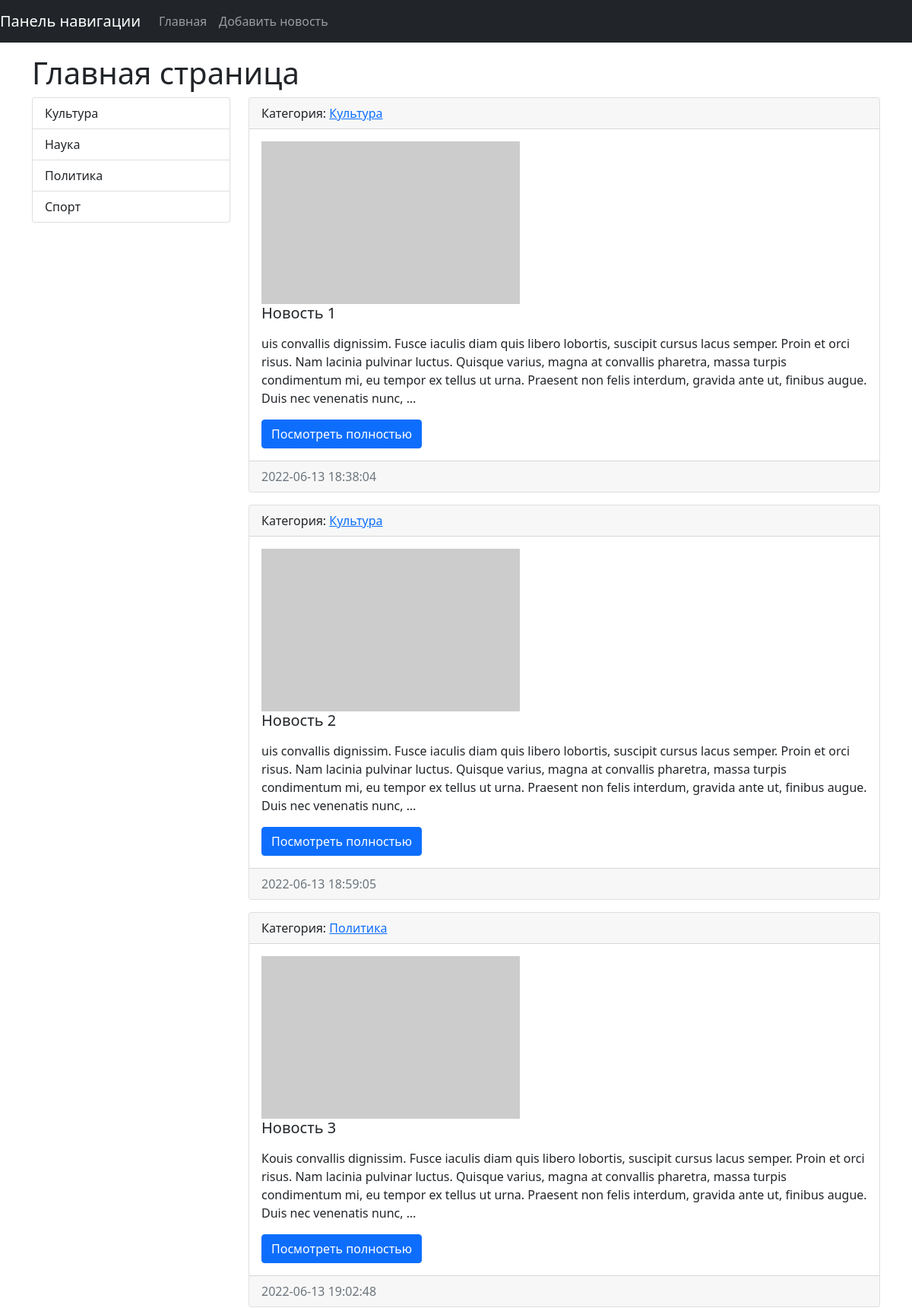
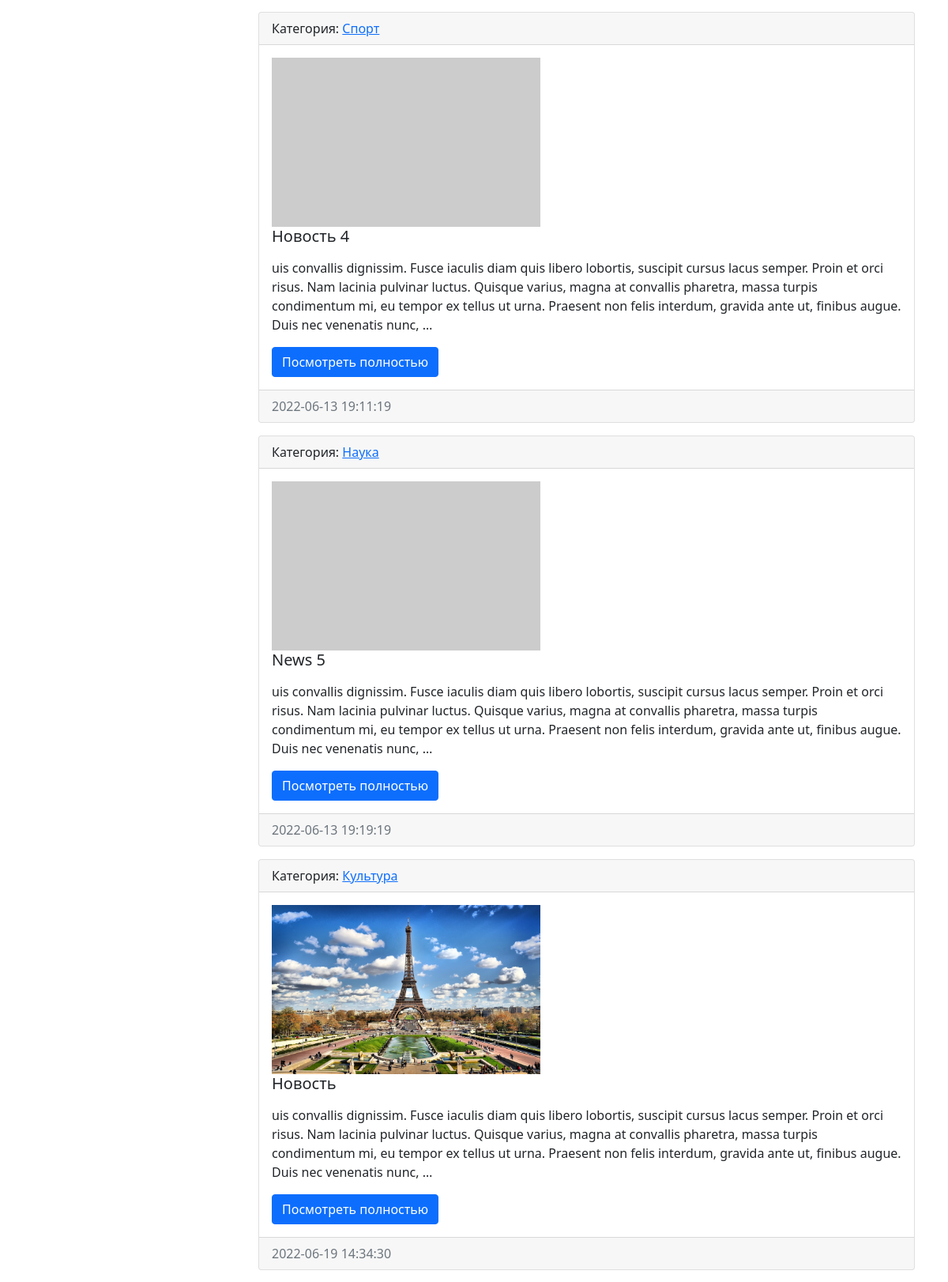
The page / (upper part) on the database its author committed (2 pictures, top to bottom).
### news/models.py (models this page shows, shortened)
class Category(models.Model):
    title = models.CharField(max_length=150, db_index=True, verbose_name='Наименование категории')
    def get_absolute_url(self):
        return reverse('category', kwargs={"category_id": self.pk})
    def __str__(self):
        return self.title
    class Meta:
        verbose_name = 'Категория'
        verbose_name_plural = 'Категории'
        ordering = ['title']

class News(models.Model):
    title = models.CharField(max_length=150, verbose_name = 'Наименование')
    content = models.TextField(blank=True, verbose_name = 'Контент') #blank=True - обозначает поле необязательное к заполнению
    created_at = models.DateTimeField(auto_now_add=True, verbose_name = 'Дата публикации') # auto_now_add=True - обозначает, что дата и время будут создаваться автоматически и при редактировании не изменяться (не обновляться)
    updated_at = models.DateTimeField(auto_now=True, verbose_name = 'Обновлено') # auto_now=True при редактировании (обновлении) новости будет указано время ее редактирования
    photo = models.ImageField(upload_to='photos/%Y/%m/%d/', verbose_name = 'Фото', blank=True) # сохранение по дате при загрузке %Y/%m/%d/
    is_published = models.BooleanField(default=True, verbose_name = 'Опубликовано')  # default=True - новость по умолчанию публикуется
    category = models.ForeignKey('Category', on_delete=models.PROTECT, null=True, verbose_name='Категория')
    views = models.IntegerField(default=0)
    def get_absolute_url(self):
        return reverse('view_news', kwargs={"pk": self.pk})
    class Meta:
        verbose_name = 'Новость'
        verbose_name_plural = 'Новости'
        ordering = ['created_at']

### news/views.py (the view)
# urls.py: path('', HomeNews.as_view(), name='home'),
class HomeNews(ListView):
    model = News
    template_name = 'news/home_news_list.html'
    context_object_name = 'news'
    extra_context = {'title': 'Главная'}
    def get_context_data(self, *, object_list=None, **kwargs):
        context = super().get_context_data(**kwargs)
        context['title'] = 'Главная страница'
        return context
    def get_queryset(self):
        return News.objects.filter(is_published=True)

### news/templatetags/news_tags.py (called while the page is built)
@register.simple_tag(name='get_list_categories')
def get_categories():
    return Category.objects.all()

### news/templates/news/home_news_list.html (shortened to what this page needs)
{% extends 'base.html' %}
{% block sidebar %}
{% include 'inc/_sidebar.html' %}
{% endblock %}
  {% block content %}
    {% for item in news %}
      <div class="card mb-3">
        <div class="card-header">
          Категория: <a href="{{ item.category.get_absolute_url }}">{{ item.category }}</a>
        </div>
        <div class="card-body">
          <div class="media">
            {% if item.photo %}
              <img src="{{ item.photo.url }}" alt="" class="mr-3" width="340" height="214">
            {% else %}
              <img src="https://picsum.photos/340/214.webp" alt="">
            {% endif %}
            <div class="media-body">
              <h5 class="card-title">{{ item.title }}</h5>
              <p class="card-text">{{ item.content|safe|linebreaks|truncatewords:50 }}</p>
              <a href="{{ item.get_absolute_url }}" class="btn btn-primary">Посмотреть полностью</a>
            </div>
          </div>
        </div>
        <div class="card-footer text-muted">
          {{ item.created_at|date:"Y-m-d H:i:s" }}
        </div>
      </div>
    {% endfor %}
  {% endblock %}

### templates/base.html (shortened to what this page needs)
{% load static %}
<!doctype html>
<html lang="ru">
  <head>
    <link rel="stylesheet" href="{% static 'bootstrap-5.0.2-dist\css\bootstrap.min.css' %}">
    <link rel="stylesheet" href="{% static 'css\style.css' %}">
  </head>
  <body>
{% include 'inc/_nav.html' %}
<div class="container mt-3">
  <h1>{{ title }}</h1>
  <div class="row">
    <div class="col-md-3">
      {% block sidebar %}SIDEBAR{% endblock %}
    </div>
    <div class="col-md-9">
      {% block content %}CONTENT{% endblock %}
    </div>
  </div>
</div>
  </body>
</html>

### templates/inc/_nav.html (shortened to what this page needs)
<nav class="navbar navbar-expand-lg navbar-dark bg-dark">
  <a class="navbar-brand" href="{% url 'home' %}">Панель навигации</a>
  <div class="collapse navbar-collapse" id="navbarSupportedContent">
    <ul class="navbar-nav mr-auto">
      <li class="nav-item"><a class="nav-link" href="{% url 'home' %}">Главная</a></li>
      <li class="nav-item"><a class="nav-link" href="{% url 'add_news' %}">Добавить новость</a></li>
    </ul>
  </div>
</nav>

### templates/inc/_sidebar.html
{% load news_tags %}
<div class="list-group">
  {% get_list_categories as categories %}
  {% for item in categories %}
  <a href="{% url 'category' item.pk %}" class="list-group-item list-group-item-action">{{ item.title }}</a>
  {% endfor %}
</div>

### mysite/static/css/style.css (style rules this page uses)
body { background-color: #FFFFFF; }

### rows shown on the page
Category: title "Культура"
Category: title "Наука"
Category: title "Политика"
Category: title "Спорт"
News: category "Культура", title "Новость 1", content "uis convallis dignissim. Fusce iaculis diam quis libero lobortis, suscipit cursus lacus semper. Proin et orci risus. Nam lacinia pulvinar luctus. Quisque varius, magna at convallis pharetra, massa turpis condimentum mi, eu tempor ex tellus ut urna. Praesent non felis interdum, gravida ante ut, finibus augue. Duis nec venenatis nunc, …", created_at "2022-06-13 18:38:04"
News: category "Культура", title "Новость 2", content "uis convallis dignissim. Fusce iaculis diam quis libero lobortis, suscipit cursus lacus semper. Proin et orci risus. Nam lacinia pulvinar luctus. Quisque varius, magna at convallis pharetra, massa turpis condimentum mi, eu tempor ex tellus ut urna. Praesent non felis interdum, gravida ante ut, finibus augue. Duis nec venenatis nunc, …", created_at "2022-06-13 18:59:05"
News: category "Политика", title "Новость 3", content "Коuis convallis dignissim. Fusce iaculis diam quis libero lobortis, suscipit cursus lacus semper. Proin et orci risus. Nam lacinia pulvinar luctus. Quisque varius, magna at convallis pharetra, massa turpis condimentum mi, eu tempor ex tellus ut urna. Praesent non felis interdum, gravida ante ut, finibus augue. Duis nec venenatis nunc, …", created_at "2022-06-13 19:02:48"
News: category "Спорт", title "Новость 4", content "uis convallis dignissim. Fusce iaculis diam quis libero lobortis, suscipit cursus lacus semper. Proin et orci risus. Nam lacinia pulvinar luctus. Quisque varius, magna at convallis pharetra, massa turpis condimentum mi, eu tempor ex tellus ut urna. Praesent non felis interdum, gravida ante ut, finibus augue. Duis nec venenatis nunc, …", created_at "2022-06-13 19:11:19"
News: category "Наука", title "News 5", content "uis convallis dignissim. Fusce iaculis diam quis libero lobortis, suscipit cursus lacus semper. Proin et orci risus. Nam lacinia pulvinar luctus. Quisque varius, magna at convallis pharetra, massa turpis condimentum mi, eu tempor ex tellus ut urna. Praesent non felis interdum, gravida ante ut, finibus augue. Duis nec venenatis nunc, …", created_at "2022-06-13 19:19:19"
News: category "Культура", photo (picture), title "Новость", content "uis convallis dignissim. Fusce iaculis diam quis libero lobortis, suscipit cursus lacus semper. Proin et orci risus. Nam lacinia pulvinar luctus. Quisque varius, magna at convallis pharetra, massa turpis condimentum mi, eu tempor ex tellus ut urna. Praesent non felis interdum, gravida ante ut, finibus augue. Duis nec venenatis nunc, …", created_at "2022-06-19 14:34:30"

### other values the page prints
{{ title }} "Главная страница"
